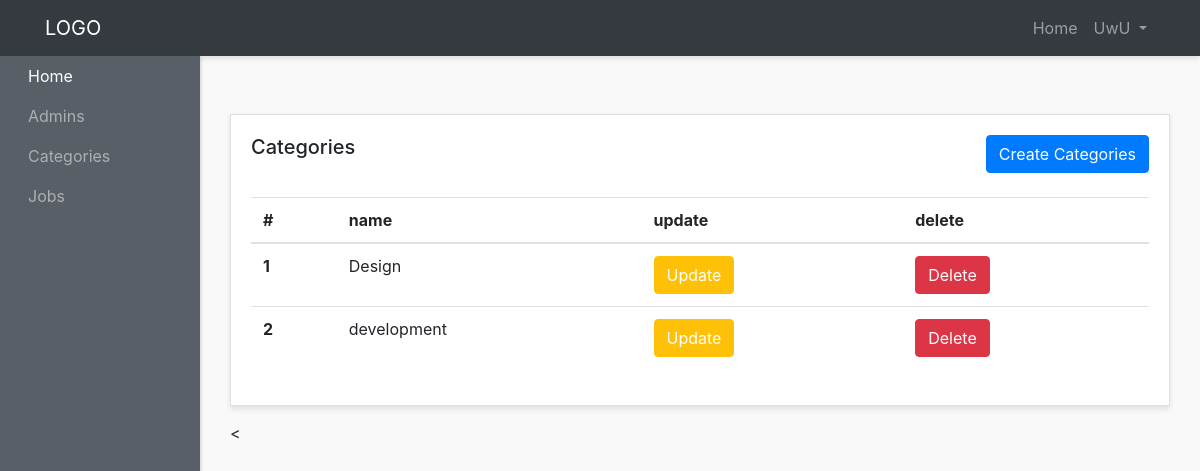
The app's page /admin-panel/categories-admins/show-categories.php (signed in) with its own data.
### tables this page shows
CREATE TABLE `categories` (
  `id` int(3) NOT NULL,
  `name` varchar(200) NOT NULL,
  `created_at` timestamp NOT NULL DEFAULT current_timestamp()
);

### admin-panel/categories-admins/show-categories.php (the view, shortened to what this page needs)
<<?php require "../layouts/header.php" ; ?>
<?php require "../../config/config.php"; ?>
<?php
    $select = $conn->query("SELECT * FROM categories");
    $select->execute();
    $categories = $select->fetchAll(PDO::FETCH_OBJ) ;
?>
          <div class="row">
        <div class="col">
          <div class="card">
            <div class="card-body">
              <h5 class="card-title mb-4 d-inline">Categories</h5>
             <a  href="<?php echo ADMINURL ?>/categories-admins/create-category.php" class="btn btn-primary mb-4 text-center float-right">Create Categories</a>
              <table class="table">
                <thead>
                  <tr>
                    <th scope="col">#</th>
                    <th scope="col">name</th>
                    <th scope="col">update</th>
                    <th scope="col">delete</th>
                  </tr>
                </thead>
                <tbody>
                <?php
                foreach($categories as $category):
                ?>
                  <tr>
                    <th scope="row"><?php echo $category->id; ?></th>
                    <td><?php echo $category->name; ?></td>
                    <td><a  href="<?php echo ADMINURL ?>/categories-admins/update-category.php?id=<?php echo $category->id; ?>" class="btn btn-warning text-white text-center ">Update </a></td>
                    <td><a href="<?php echo ADMINURL ?>/categories-admins/delete-category.php?id=<?php echo $category->id; ?>" class="btn btn-danger  text-center ">Delete </a></td>
                  </tr>
                <?php endforeach;?>
                </tbody>
              </table>
            </div>
          </div>
        </div>
      </div>
<<?php require "../layouts/footer.php" ; ?>

### admin-panel/styles/style.css (style rules this page uses)
body { background:#f9f9f9; }
.card { margin-bottom: 15px; border-radius:0; box-shadow: 0 3px 5px rgba(0,0,0,.1); }

### records on screen
categories: id "1", name "Design"
categories: id "2", name "development"

### other values on screen
$_SESSION['adminname'] "UwU"
